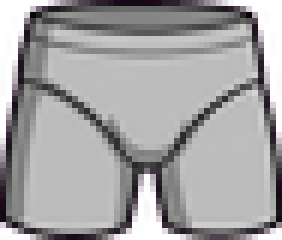
#> input picture exports/individual_png/outline_test_v1/pelvis.png, 47 x 40 px (shown 6 times larger)
$ python restroke.py ../exports/individual_png/outline_test_v1 --outdir out
#> lines starting #> are read from the running program, lines starting #| are printed output that depends on the picture; after the words box and inside, x2 and y2 are one past the last pixel; in counts of white or black regions, pixels touching at a corner belong together
#> in main, im is the input picture: PIL image 47x40 RGBA; mean R, G, B, A 135.2, 131.6, 135.1, 222.3
#!/usr/bin/env python3
"""restroke.py — engrossa o CONTORNO (e só ele) por um número controlado de pixels de exportação.

Por que existe: o gerador entrega contorno de ~0,9% da altura da peça independentemente do que o
prompt pede (medido na DB-SESSION-0003: 2 folhas, 8 peças, mesma espessura do lote antigo). Como as
peças são reduzidas ~3,5x do mestre para o tamanho canônico, a linha chega ao 1x com ~1 px.

O que faz: separa a linha escura CONECTADA À BORDA (contorno) do sombreado interno, dilata **só o
contorno** e recompõe em supersampling para não serrilhar. O sombreado interno não é tocado.

    python tools/restroke.py exports/individual_png/body_m_v1 -o out_dir --add-px 1.0 --ss 3
"""
from __future__ import annotations
import argparse, json
from pathlib import Path
import numpy as np
from PIL import Image
from scipy import ndimage

LUM_LINE = 90


def _resize_premul(img: Image.Image, size: tuple[int, int], resample=Image.LANCZOS) -> Image.Image:
    """Redimensiona RGBA com alfa PREMULTIPLICADO.

    Sem isso, o RGB dos pixels transparentes (que num recorte por chroma key ainda guarda a cor
    do fundo, magenta) vaza para a borda no reamostragem e a peça ganha halo rosa.
    """
    a = np.array(img).astype(np.float32)
    al = a[..., 3:4] / 255.0
    pm = np.dstack([a[..., :3] * al, a[..., 3:4]])
    pm_img = Image.fromarray(np.clip(pm, 0, 255).astype(np.uint8), "RGBA").resize(size, resample)
    b = np.array(pm_img).astype(np.float32)
    al2 = np.clip(b[..., 3:4] / 255.0, 1e-6, 1.0)
    rgb = np.where(b[..., 3:4] > 0, b[..., :3] / al2, 0)
    return Image.fromarray(np.dstack([np.clip(rgb, 0, 255), b[..., 3:4]]).astype(np.uint8), "RGBA")


def _despill(img: Image.Image, tol: int = 25) -> Image.Image:
    """Troca por cor limpa qualquer pixel com tingimento de key (magenta: R e B acima de G).

    O recorte por chroma key deixa esse resíduo nas bordas; ele só aparece quando a peça é
    composta sobre fundo que não seja magenta.
    """
#> called with tol = 25
    a = np.array(img).astype(np.int16)
    rgb, al = a[..., :3], a[..., 3]
    dirty = (al > 0) & ((rgb[..., 0] - rgb[..., 1] > tol) & (rgb[..., 2] - rgb[..., 1] > tol))
#> dirty: shape (40, 47) bool; 3.6% white in thin lines or dots
    if not dirty.any():
        return img
    clean = (al == 255) & ~dirty
#> clean: shape (40, 47) bool; 74.5% white; 7 black regions (3 under 20 px), largest, box (x1, y1, x2, y2) and area: (0, 0, 19, 33) 154, (26, 0, 47, 31) 151, (13, 28, 47, 40) 143, (0, 34, 12, 40) 22
    if clean.sum() == 0:
        return img
    _, idx = ndimage.distance_transform_edt(~clean, return_indices=True)
    ys, xs = idx[0], idx[1]
#> ys: shape (40, 47) int32; 40 distinct labels, from 0 to 39
    out_rgb = rgb.copy()
    out_rgb[dirty] = rgb[ys[dirty], xs[dirty]]
#> out_rgb: shape (40, 47, 3) int16; mean R, G, B 133.8, 132.6, 133.7
    return Image.fromarray(np.dstack([np.clip(out_rgb,0,255).astype(np.uint8), a[...,3:4].astype(np.uint8)]), "RGBA")


def _edge_extend(img: Image.Image) -> Image.Image:
    """Copia a cor do pixel opaco mais próximo para os pixels de borda (alfa < 255).

    Elimina o halo do fundo (magenta do chroma key) que o reamostragem arrasta para a borda.
    """
    a = np.array(img)
    rgb = a[..., :3].astype(np.int16)
    al = a[..., 3]
    opaque = al >= 255
    if opaque.sum() == 0:
        return img
    _, idx = ndimage.distance_transform_edt(~opaque, return_indices=True)
    fixed = rgb.copy()
    ys, xs = idx[0], idx[1]
    fixed[~opaque] = rgb[ys[~opaque], xs[~opaque]]
    out = np.dstack([np.clip(fixed, 0, 255).astype(np.uint8), a[..., 3:4]])
    return Image.fromarray(out, "RGBA")


def restroke(img: Image.Image, add_px: float, ss: int = 3) -> tuple[Image.Image, dict]:
    img = _despill(img)
    big = _resize_premul(img, (img.width * ss, img.height * ss))
    a = np.array(big).astype(np.uint8)
    alpha = a[..., 3] > 127
#> alpha: shape (120, 141) bool; 87.5% white; 5 black regions, box (x1, y1, x2, y2) and area: (0, 0, 37, 83) 717, (101, 0, 141, 78) 707, (52, 86, 100, 120) 501, (0, 111, 22, 120) 102, (119, 112, 141, 120) 89
    lum = a[..., :3].astype(float) @ [0.299, 0.587, 0.114]
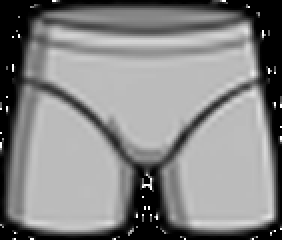
#> lum: shape (120, 141) float64 (shown 2 times larger); min 0, max 255, mean 133.2
    dark = alpha & (lum < LUM_LINE)
#> dark: shape (120, 141) bool; 14.6% white; 2 white regions (1 under 20 px), largest, box (x1, y1, x2, y2) and area: (0, 0, 141, 120) 2464
    inner = ndimage.binary_erosion(alpha, np.ones((3, 3), bool))
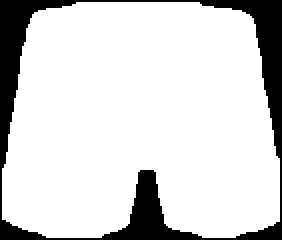
#> inner: shape (120, 141) bool (shown 2 times larger); 84% white; 1 black region, box (x1, y1, x2, y2) and area: (0, 0, 141, 120) 2702
    border = alpha & ~inner
#> border: shape (120, 141) bool; 3.5% white in thin lines or dots
    seed = dark & border
    if seed.sum() < 20:
        return img, {"skipped": "sem contorno"}
    lab, _ = ndimage.label(dark)
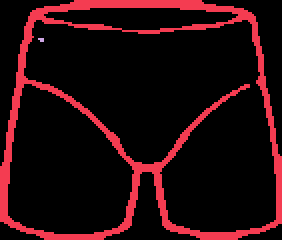
#> lab: shape (120, 141) int32 (shown 2 times larger); 3 distinct labels, from 0 to 2; one colour per label, 0 black
    ids = [i for i in set(np.unique(lab[seed]).tolist()) if i != 0]
#> ids = [1]
    contour = np.isin(lab, ids)
#> contour: shape (120, 141) bool; 14.6% white; 1 white region, box (x1, y1, x2, y2) and area: (0, 0, 141, 120) 2464
    r = max(1, int(round(add_px * ss / 2)))          # dilatação radial
    grown = ndimage.binary_dilation(contour, ndimage.generate_binary_structure(2, 2), iterations=r) & alpha
#> grown: shape (120, 141) bool; 27.7% white; 1 white region, box (x1, y1, x2, y2) and area: (0, 0, 141, 120) 4680
    ring = grown & ~contour
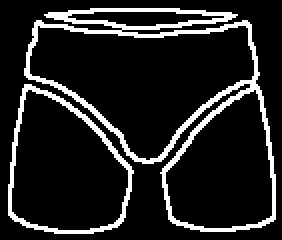
#> ring: shape (120, 141) bool (shown 2 times larger); 13.1% white in thin lines or dots, all inside (x1, y1, x2, y2) = (4, 4, 138, 117)
    col = np.median(a[contour][:, :3], axis=0).astype(np.uint8)
#> col = [44, 40, 44]
    out = a.copy()
    out[ring, 0:3] = col
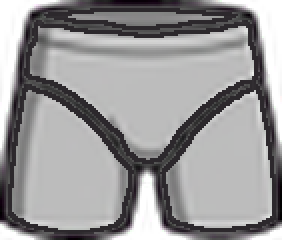
#> out: shape (120, 141, 4) (shown 2 times larger); mean R, G, B, A 122.2, 120.9, 122.1, 221.9; transparent parts drawn white
    out[ring, 3] = 255
#> out: shape (120, 141, 4); 2.45% of pixels changed, all inside (x1, y1, x2, y2) = (4, 7, 138, 117)
    res = _despill(_edge_extend(_resize_premul(Image.fromarray(out, "RGBA"), img.size)))
#> in _edge_extend, `opaque = al >= 255`: opaque: shape (40, 47) bool; 67.3% white; 3 black regions, box (x1, y1, x2, y2) and area: (0, 0, 20, 40) 237, (13, 25, 47, 40) 190, (26, 0, 47, 31) 188
#> in _edge_extend, `ys, xs = idx[0], idx[1]`:
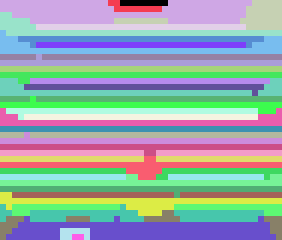
#> ys: shape (40, 47) int32 (shown 6 times larger); 40 distinct labels, from 0 to 39; one colour per label, 0 black
#> in _edge_extend, `out = np.dstack([np.clip(fixed, 0, 255).astype(np.uint8), a[..., 3:4]])`:
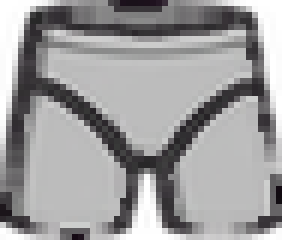
#> out: shape (40, 47, 4) (shown 6 times larger); mean R, G, B, A 132.2, 131, 132.2, 222; transparent parts drawn white
#> in _despill (call 2), `dirty = (al > 0) & ((rgb[..., 0] - rgb[..., 1] > tol) & (rgb[..., 2] -..`: dirty: shape (40, 47) bool; every value is 0
    return res, {"added_px_export": add_px, "ring_px": int(ring.sum()), "supersample": ss,
                 "line_color": col.tolist()}


def main() -> int:
    ap = argparse.ArgumentParser()
    ap.add_argument("dir_or_file")
    ap.add_argument("-o", "--outdir", required=True)
    ap.add_argument("--add-px", type=float, default=1.0, help="px somados à espessura (escala de exportação)")
    ap.add_argument("--ss", type=int, default=3)
    ap.add_argument("--report", default=None)
    a = ap.parse_args()
    src = Path(a.dir_or_file)
    files = sorted(src.glob("*.png")) if src.is_dir() else [src]
    out = Path(a.outdir); out.mkdir(parents=True, exist_ok=True)
    log = []
    for f in files:
        im = Image.open(f).convert("RGBA")
        res, info = restroke(im, a.add_px, a.ss)
#> info = {'added_px_export': 1, 'ring_px': 2216, 'supersample': 3, 'line_color': [44, 40, 44]}
        res.save(out / f.name)
        log.append({"file": f.name, **info})
    if a.report:
        Path(a.report).write_text(json.dumps(log, indent=2))
    print(json.dumps({"out": str(out), "files": len(files), "add_px": a.add_px}, indent=2))
    return 0


if __name__ == "__main__":
    raise SystemExit(main())
#> (the program exits here)
